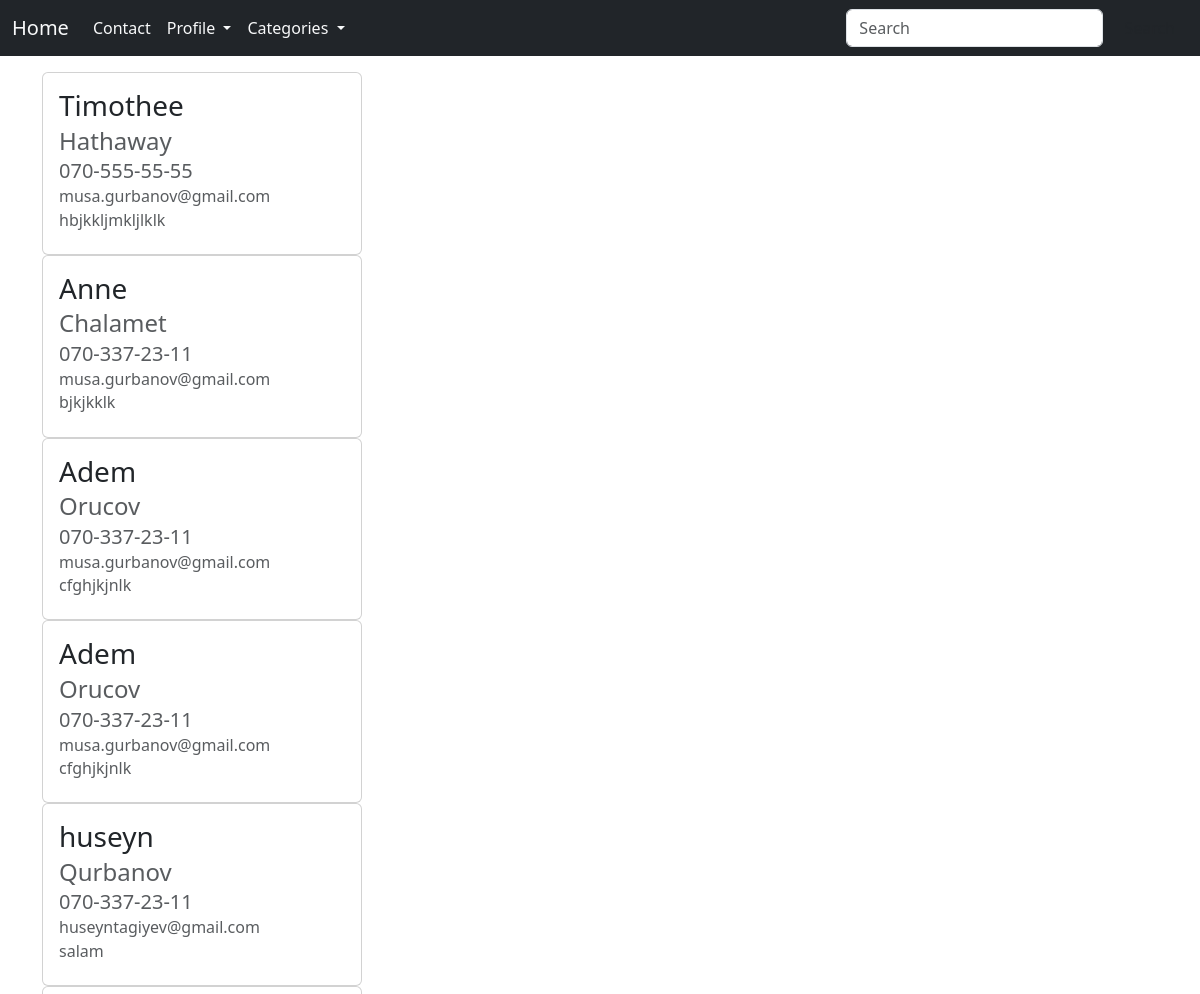
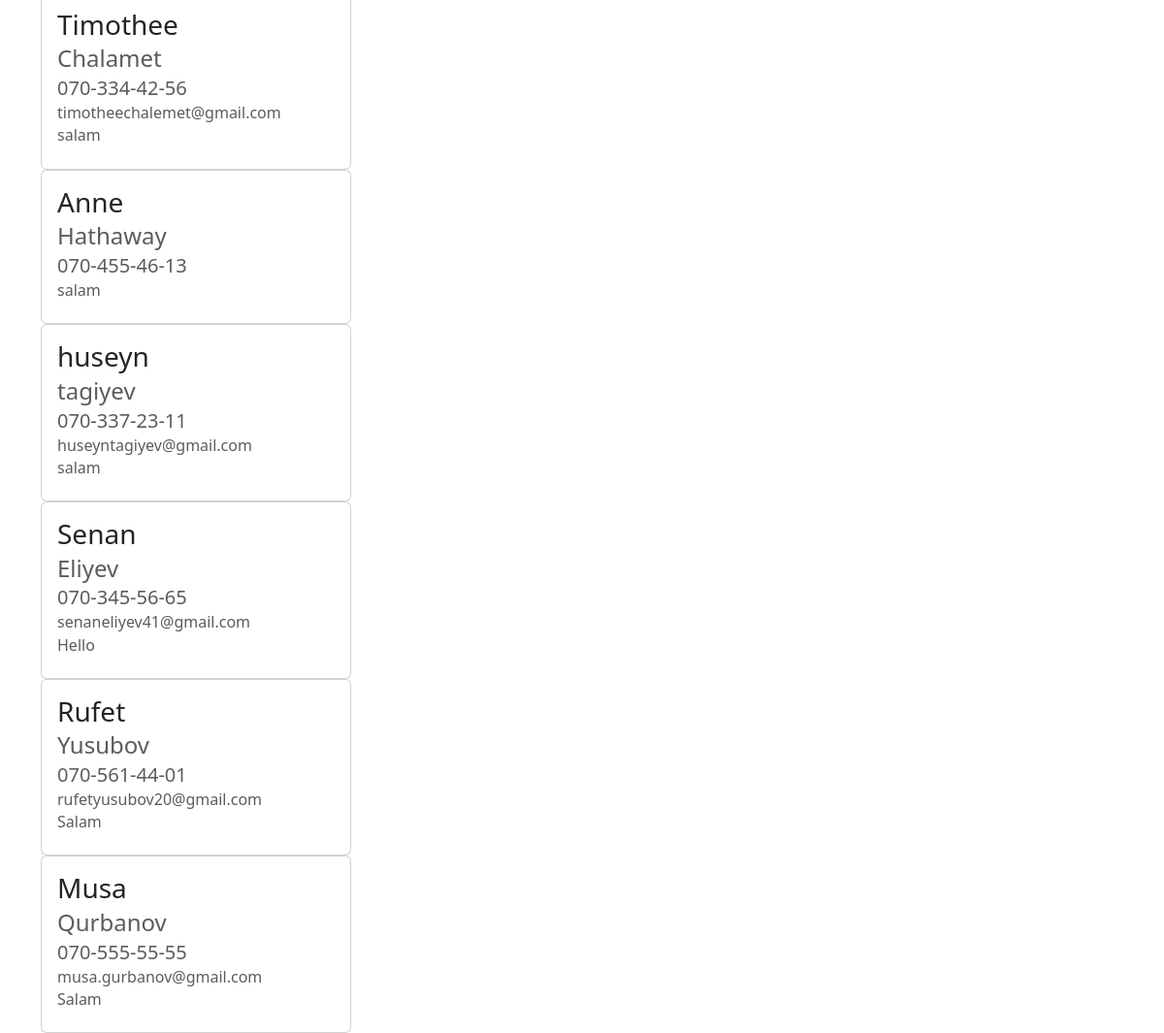
/contaction/messages/ (signed in), run on an earlier commit of the app's database (2 pictures, top to bottom).
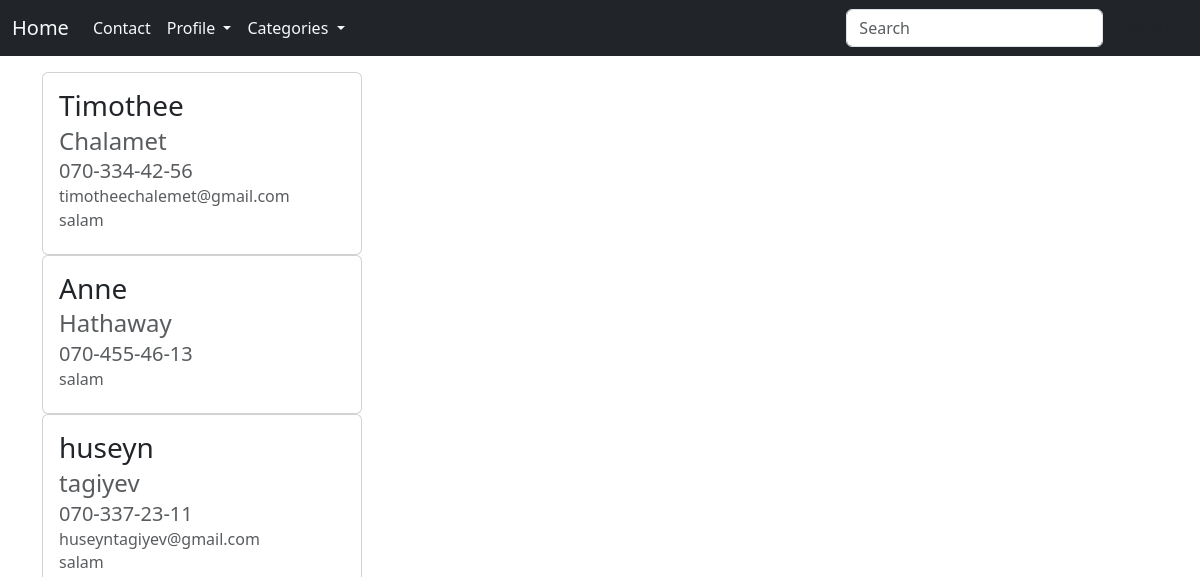
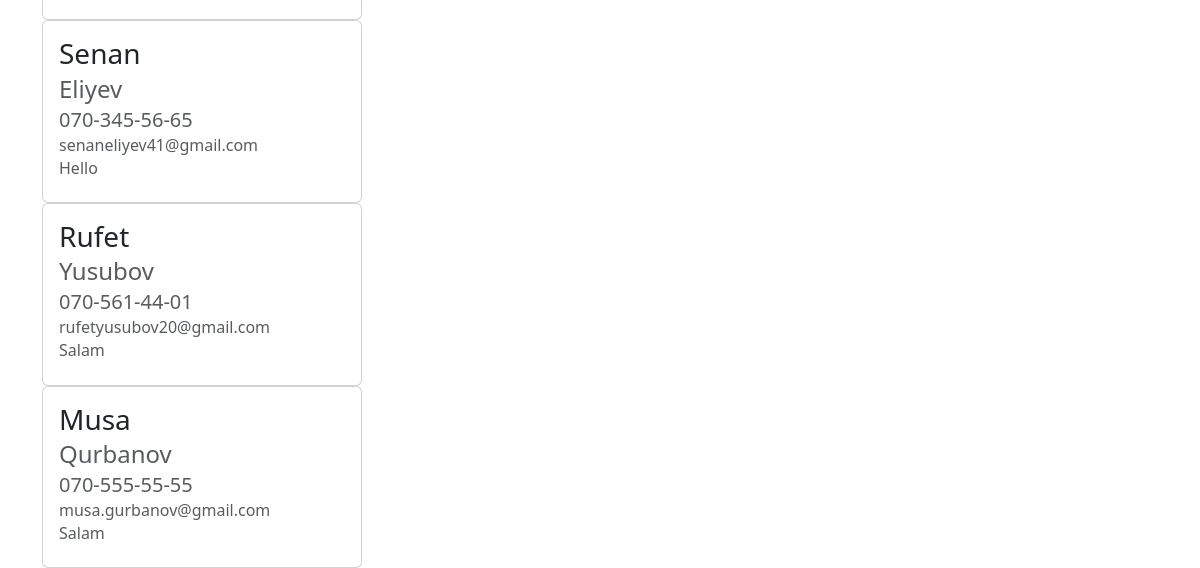
And on a later commit of the database (2 pictures, top to bottom).
### contact/models.py (models this page shows, shortened)
class ContactModel(models.Model):
    name = models.CharField(max_length=100)
    surname = models.CharField(max_length=100)
    email = models.EmailField()
    telephone = models.CharField(max_length=100)
    message = models.TextField(blank=True, null=True)
    class Meta:
        verbose_name = "contact"

### contact/views.py (the view)
# urls.py: path('messages/',views.MessagesView.as_view(),name='messages')
class MessagesView(View):
    def get(self,request,*args,**kwargs):
        if not request.user.is_staff:
            raise Http404
        categories = Category.objects.all()
        messages = ContactModel.objects.order_by("-id")
        context = {
            "messages" : messages,
            "categories" : categories
        }
        return render(request,'messages.html',context)

### templates/messages.html (shortened to what this page needs)
{% extends 'base.html' %}
{% block content %}
<div class = "container mt-3">
  {% for message in messages %}
  <div class="card" style="width: 20rem;">
    <div class="card-body">
      <h3 class="card-title">{{ message.name }}</h3>
      <h4 class="card-subtitle mb-2 text-body-secondary">{{ message.surname }}</h4>
      <h5 class="card-subtitle mb-2 text-body-secondary">{{ message.telephone }}</h5>
      <h6 class="card-subtitle mb-2 text-body-secondary">{{ message.email}}</h6>
      <h6 class="card-subtitle mb-2 text-body-secondary">{{ message.message}}</h6>
    </div>
  </div>
  {% endfor %}
  {% endblock %}

What changed in the data, as far as the page shows it:
removed ContactModel: name "Timothee", surname "Hathaway", telephone "070-555-55-55", email "musa.gurbanov@gmail.com", message "hbjkkljmkljlklk"
removed ContactModel: name "Anne", surname "Chalamet", telephone "070-337-23-11", email "musa.gurbanov@gmail.com", message "bjkjkklk"
removed ContactModel: name "Adem", surname "Orucov", telephone "070-337-23-11", email "musa.gurbanov@gmail.com", message "cfghjkjnlk"
removed ContactModel: name "Adem", surname "Orucov", telephone "070-337-23-11", email "musa.gurbanov@gmail.com", message "cfghjkjnlk"
removed ContactModel: name "huseyn", surname "Qurbanov", telephone "070-337-23-11", email "huseyntagiyev@gmail.com", message "salam"
